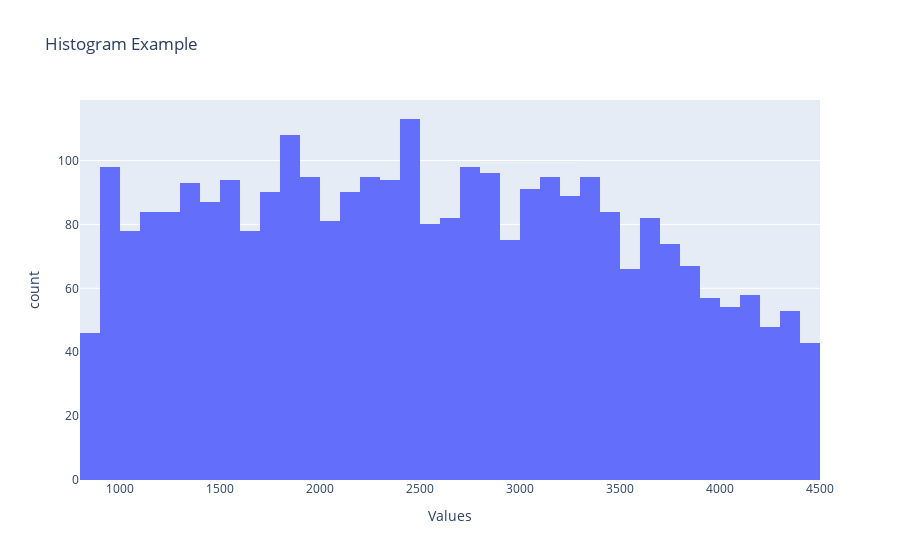

Notebook code for this chart:
### Code cell
import pandas as pd
import plotly.express as px
data = pd.DataFrame({
    'Values': result
})
data = data[data['Values'] < 4500]
# Create histogram using Plotly Express
fig = px.histogram(data, x='Values', title='Histogram Example')

# Show the plot
fig.show()

### Figure 1 — Plotly figure (JSON) as saved in the notebook; plotly's stock layout.template omitted (floating-point values rounded to 4 significant figures; data arrays with more than 128 entries replaced by an {"elided": "..."} marker saying what was removed)
{"data": [{"alignmentgroup": "True", "bingroup": "x", "hovertemplate": "Values=%{x}<br>count=%{y}<extra></extra>", "legendgroup": "", "marker": {"color": "#636efa", "pattern": {"shape": ""}}, "name": "", "offsetgroup": "", "orientation": "v", "showlegend": false, "x": {"elided": "2995 float values"}, "xaxis": "x", "yaxis": "y", "type": "histogram"}], "layout": {"xaxis": {"anchor": "y", "domain": [0.0, 1.0], "title": {"text": "Values"}}, "yaxis": {"anchor": "x", "domain": [0.0, 1.0], "title": {"text": "count"}}, "legend": {"tracegroupgap": 0}, "title": {"text": "Histogram Example"}, "barmode": "relative"}}
